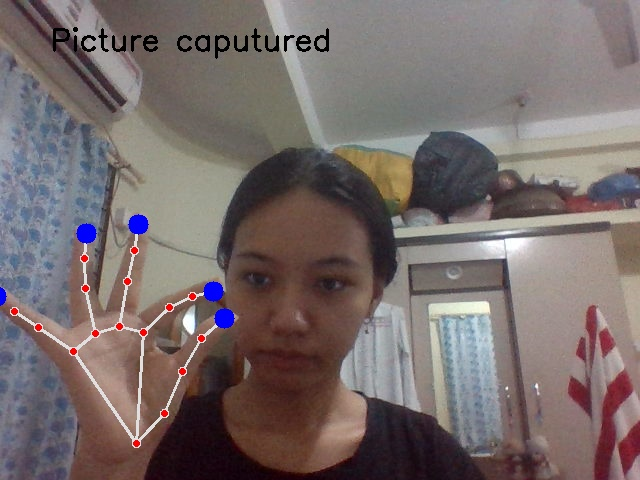
#> input picture gesture_photo_app/picture_1750425598.jpg, 640 x 480 px, given in place of example.jpeg, which was not available
$ python activity1.py   (older library calls are emulated)
#> lines starting #> are read from the running program, lines starting #| are printed output that depends on the picture; pictures that were not available may be replaced by others from this repository, and a replacement may not be noted
import cv2
import numpy as np
import matplotlib.pyplot as plt
def display_image(title, image):
    plt.figure(figsize = (8, 6))
    if len(image.shape) == 3 :
        plt.imshow(image, cmap = 'gray')
    else:
        plt.imshow(cv2.cvtColor(image, cv2.COLOR_BGR2RGB))
    plt.title(title)
    plt.axis('off')
    plt.show()

def interactive_edge_detection(image_path):
#> called with image_path = 'example.jpeg'
    image = cv2.imread(image_path)
#> image is the input picture: shape (480, 640, 3); mean B, G, R 106.8, 107.8, 119.3
    if image is None :
        print("Error image not found!")
        return

    gray_image = cv2.cvtColor(image, cv2.COLOR_BGR2GRAY)
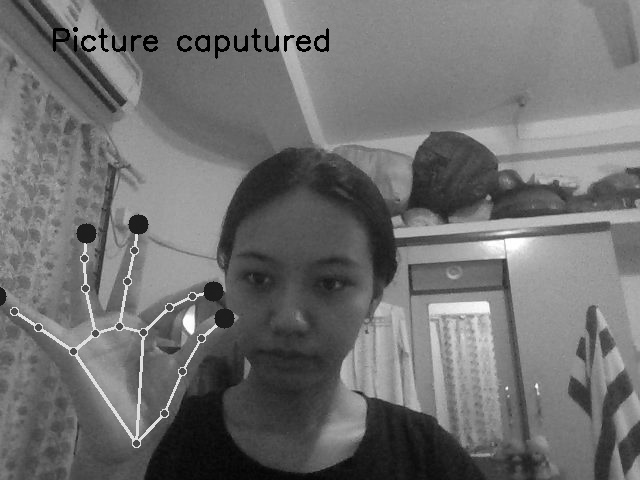
#> gray_image: shape (480, 640); min 0, max 255, mean 111.1
    display_image("Original gray scale image", gray_image)
    print("1. Sobel edge detection") #highlights the edges
    print("2. Canny edge detection") #smoothes out the image
    print("3. Laplacion edge detection") #highlights the edges
    print("4. Gaussian smoothing")
    print("5. Median filtering")
    print("6. Exit")
    while True :
        choice = input ("Enter your choice(1-6) : ")
        if choice == "1" :
            sobel_x = cv2.Sobel(gray_image, cv2.CV_64F, 1, 0, ksize = 3)
            sobel_y = cv2.Sobel(gray_image, cv2.CV_64F, 0, 1, ksize = 3)
            combine_sobel = cv2.magnitude(sobel_x, sobel_y)
            combine_sobel = np.uint8(np.absolute(combine_sobel).astype(np.uint8))
            display_image("Sobel edge detection", combine_sobel)
        elif choice == "2":
            print("Adjust threshold for canny(default : 100 & 200)")
            lower_thresh = int (input("Enter lower threshold : "))
            upper_thresh = int (input("Enter uper threshold : "))
            edges = cv2.Canny(gray_image, lower_thresh, upper_thresh)
            display_image("Canny egde detection", edges)
        elif choice == "3":
            laplacion = cv2.Laplacion(gray_image, cv2.CV_64F)
            edges = np.uint8(np.absolute(laplacion).astype(np.uint8))
            display_image("Laplacion edge detection", edges)
        elif choice == "4" :
            print("Adjust kernel size for gaussian blur (default = 15) ")
            kernel_size = int (input("Enter kernel size(odd number) : "))
            blur = cv2.GaussianBlur(gray_image, (kernel_size, kernel_size), 0)
            display_image("Gaussian smoothing", blur)
        elif choice == "5" :
            print ("Adjust kernel size for median filtering (default = 5)")
            kernel_size = int(input("Enter the kernel size(odd number) : "))
            median_filter = cv2.medianBlur(gray_image, kernel_size)
            display_image("Median filtering", median_filter)
        elif choice == "6":
            print("Exiting")
            break
        else :
            print("Invalid choice, please select a number between (1-6)")
#> this loop made 7 passes; the answer given on pass 1: 1
#> pass 1, in interactive_edge_detection, `sobel_x = cv2.Sobel(gray_image, cv2.CV_64F, 1, 0, ksize = 3)`:
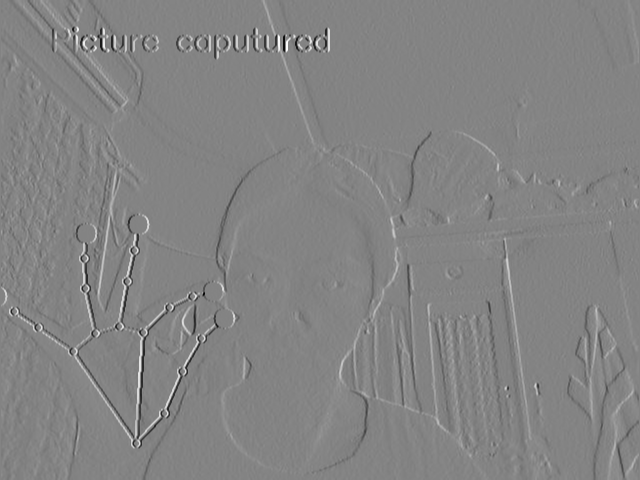
#> sobel_x: shape (480, 640) float64; min -791, max 740, mean 0.2; drawn with min black and max white
#> pass 1, in interactive_edge_detection, `sobel_y = cv2.Sobel(gray_image, cv2.CV_64F, 0, 1, ksize = 3)`:
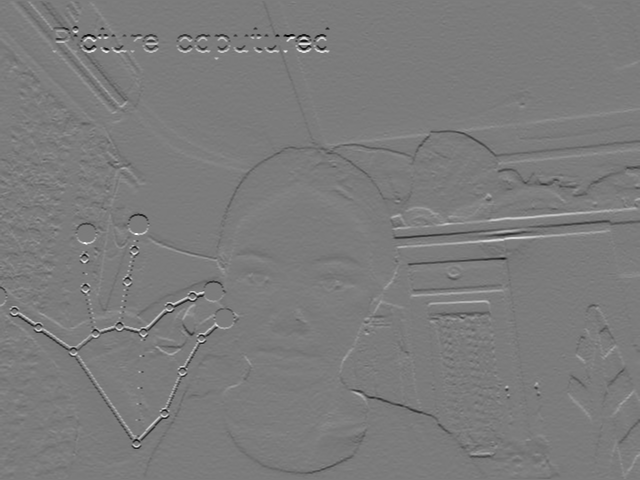
#> sobel_y: shape (480, 640) float64; min -739, max 779, mean -1.3; drawn with min black and max white
#> pass 1, in interactive_edge_detection, `combine_sobel = cv2.magnitude(sobel_x, sobel_y)`:
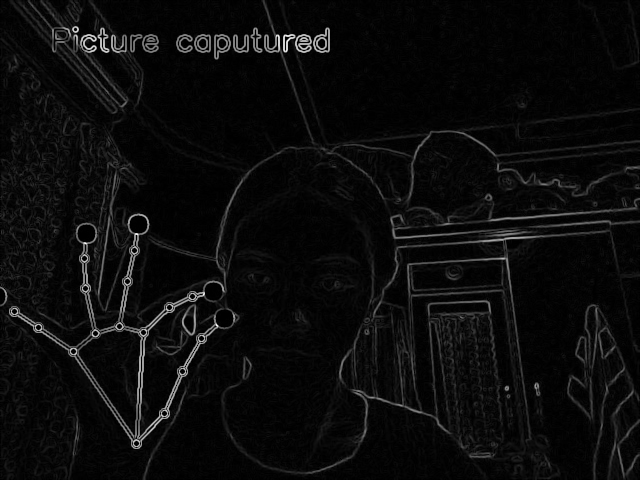
#> combine_sobel: shape (480, 640) float64; min 0, max 862.7, mean 40.7; drawn with min black and max white
#> pass 1, in interactive_edge_detection, `combine_sobel = np.uint8(np.absolute(combine_sobel).astype(np.uint8))`:
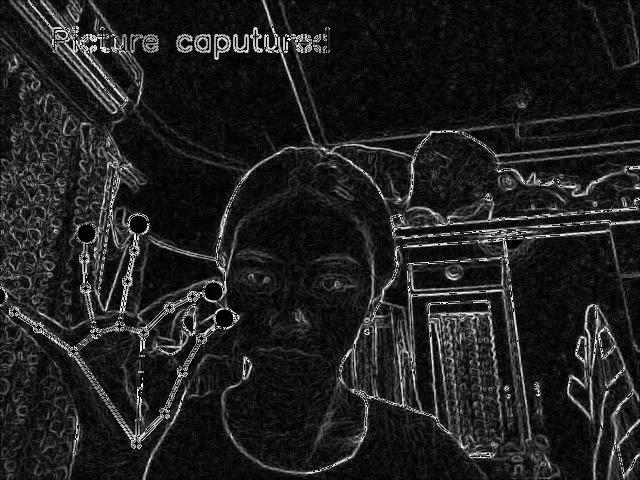
#> combine_sobel: shape (480, 640); min 0, max 255, mean 32.3
#> (the run stopped early here; a loop or call above may not have finished)
